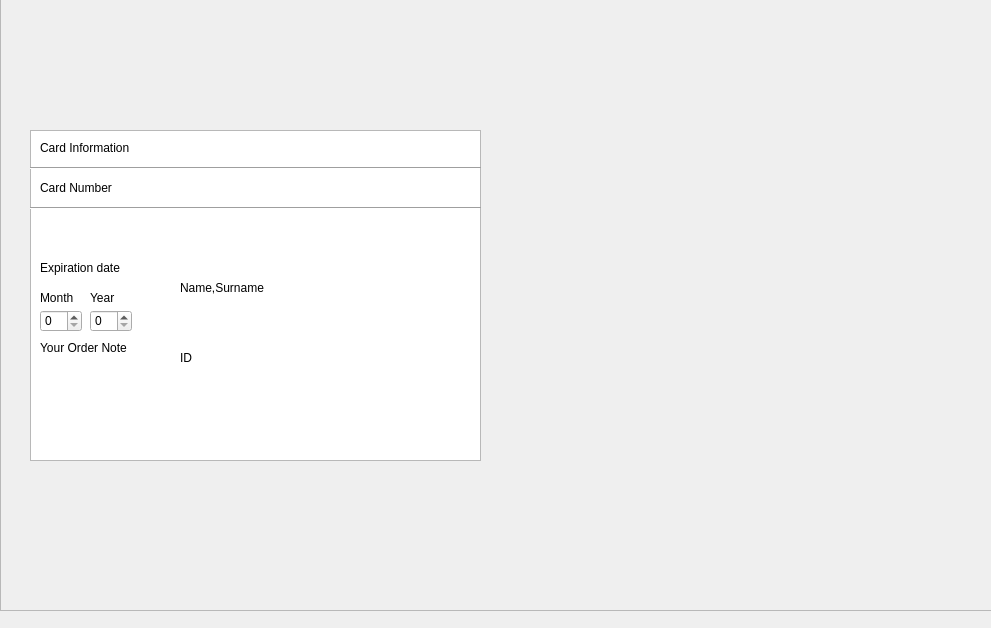
<?xml version="1.0" encoding="UTF-8"?>
<ui version="4.0">
 <class>Form</class>
 <widget class="QWidget" name="Form">
  <property name="geometry">
   <rect>
    <x>0</x>
    <y>0</y>
    <width>991</width>
    <height>628</height>
   </rect>
  </property>
  <property name="windowTitle">
   <string>Form</string>
  </property>
  <widget class="QFrame" name="frame">
   <property name="geometry">
    <rect>
     <x>0</x>
     <y>-40</y>
     <width>1031</width>
     <height>651</height>
    </rect>
   </property>
   <property name="styleSheet">
    <string notr="true">background-image: url(:/new2/global_ai_python_project/about.png);</string>
   </property>
   <property name="frameShape">
    <enum>QFrame::StyledPanel</enum>
   </property>
   <property name="frameShadow">
    <enum>QFrame::Raised</enum>
   </property>
   <widget class="QListWidget" name="listWidget">
    <property name="geometry">
     <rect>
      <x>30</x>
      <y>170</y>
      <width>451</width>
      <height>331</height>
     </rect>
    </property>
   </widget>
   <widget class="QLabel" name="label_2">
    <property name="geometry">
     <rect>
      <x>40</x>
      <y>180</y>
      <width>101</width>
      <height>16</height>
     </rect>
    </property>
    <property name="text">
     <string>Card Information</string>
    </property>
   </widget>
   <widget class="Line" name="line">
    <property name="geometry">
     <rect>
      <x>30</x>
      <y>200</y>
      <width>451</width>
      <height>16</height>
     </rect>
    </property>
    <property name="orientation">
     <enum>Qt::Horizontal</enum>
    </property>
   </widget>
   <widget class="QLabel" name="label_3">
    <property name="geometry">
     <rect>
      <x>40</x>
      <y>220</y>
      <width>91</width>
      <height>16</height>
     </rect>
    </property>
    <property name="text">
     <string>Card Number</string>
    </property>
   </widget>
   <widget class="Line" name="line_2">
    <property name="geometry">
     <rect>
      <x>30</x>
      <y>240</y>
      <width>451</width>
      <height>16</height>
     </rect>
    </property>
    <property name="orientation">
     <enum>Qt::Horizontal</enum>
    </property>
   </widget>
   <widget class="QLabel" name="label_4">
    <property name="geometry">
     <rect>
      <x>40</x>
      <y>300</y>
      <width>161</width>
      <height>16</height>
     </rect>
    </property>
    <property name="text">
     <string>Expiration date</string>
    </property>
   </widget>
   <widget class="QLabel" name="label_5">
    <property name="geometry">
     <rect>
      <x>40</x>
      <y>330</y>
      <width>49</width>
      <height>16</height>
     </rect>
    </property>
    <property name="text">
     <string>Month</string>
    </property>
   </widget>
   <widget class="QLabel" name="label_6">
    <property name="geometry">
     <rect>
      <x>90</x>
      <y>330</y>
      <width>49</width>
      <height>16</height>
     </rect>
    </property>
    <property name="text">
     <string>Year</string>
    </property>
   </widget>
   <widget class="QSpinBox" name="Month">
    <property name="geometry">
     <rect>
      <x>40</x>
      <y>350</y>
      <width>42</width>
      <height>22</height>
     </rect>
    </property>
   </widget>
   <widget class="QSpinBox" name="spinBox_2">
    <property name="geometry">
     <rect>
      <x>90</x>
      <y>350</y>
      <width>42</width>
      <height>22</height>
     </rect>
    </property>
   </widget>
   <widget class="QLabel" name="label_9">
    <property name="geometry">
     <rect>
      <x>180</x>
      <y>320</y>
      <width>141</width>
      <height>16</height>
     </rect>
    </property>
    <property name="text">
     <string>Name,Surname</string>
    </property>
   </widget>
   <widget class="QLabel" name="label_8">
    <property name="geometry">
     <rect>
      <x>180</x>
      <y>390</y>
      <width>49</width>
      <height>16</height>
     </rect>
    </property>
    <property name="text">
     <string>ID</string>
    </property>
   </widget>
   <widget class="QLabel" name="label_10">
    <property name="geometry">
     <rect>
      <x>40</x>
      <y>380</y>
      <width>91</width>
      <height>16</height>
     </rect>
    </property>
    <property name="text">
     <string>Your Order Note</string>
    </property>
   </widget>
  </widget>
 </widget>
 <resources>
  <include location="../test.qrc"/>
 </resources>
 <connections/>
</ui>
